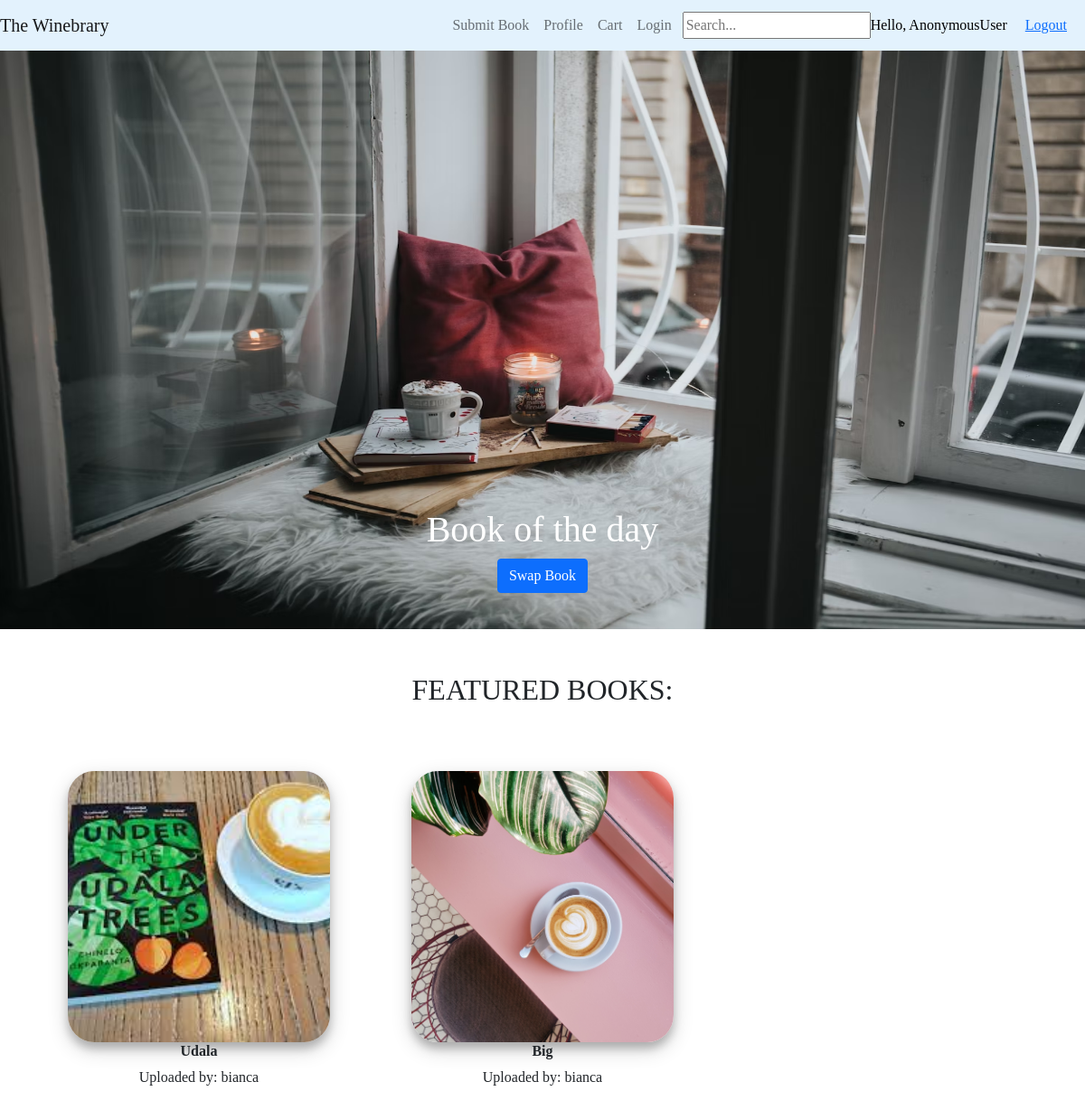
The page / on the database its author committed.
### library/models.py (models this page shows, shortened)
class Book(models.Model):
  user = models.ForeignKey(User,on_delete = models.CASCADE)
  image = models.ImageField(blank=False)
  title = models.CharField(max_length=200)
  author = models.CharField(max_length=100)
  synopsis = models.CharField(max_length=1000)
  pub_date = models.DateTimeField(auto_now_add=True)
  quantity = models.IntegerField(default=1)
  amount = models.IntegerField(default=0)
  location = models.CharField(max_length=100, default="")
  @property
  def imageURL(self):
    try:
      url = self.image.url
    except:
      url = ''
    return url

### library/views.py (the view)
# urls.py: path('',views.index, name ='index'),
def index(request):
    books = Book.objects.all
    context = {'books':books}
    return render(request,'home.html',context)

### library/templates/home.html (shortened to what this page needs)
{%extends 'index.html'%}
{% load static %}
{% load bootstrap3 %}
{% block content%}
{% block navbar %}
    {% include 'navbar.html' %}
{% endblock %}
<div class="container-fluid">
    <div id="carouselExampleSlidesOnly" class="carousel slide" data-ride="carousel">
        <div class="carousel-inner">
            <div class="carousel-item active">
                <img class="d-block caro-img w-100" src="/static/images/car2.avif" alt="First slide">
                <div class="carousel-caption d-none d-md-block">
                    <h1 class="text-center">Book of the day</h1>
                   <a target="_blank" class="btn btn-primary caro-btn"href="{% url 'profile' %}">Swap Book</a>
                  </div>
            </div>
        </div>
    </div>
</div>
<div class="container display-section">
    <div>
        <h2 class="text-center m-5">FEATURED BOOKS:</h2>
    </div>
    <div class="row">
        {% for book in books %}
        <div class="col-lg-4 col-md-6 col-sm-12 text-center display-area">
            <a href="" data-toggle="modal" data-target="#myModal{{ book.id }}"><img
                    src="{{book.imageURL}}" class="uploaded-pics" alt="Image"> </a>
                    <h6><strong>{{book.title}}</strong></h6>
                    <p>Uploaded by: {{book.user}} </p>
        </div>
        {% endfor %}
      </div>
</div>
{% endblock %}

### static/css/index.css (style rules this page uses)
* { font-family: 'Ubuntu'; }
.container-fluid { margin: 0px; padding:0px ; }
.caro-img { height: 80vh; font-size: 30px; }
.uploaded-pics { object-fit: cover; height: 300px; width: 290px; border-radius: 10%; box-shadow: 0 7px 10px 0 rgba(0, 0, 0, 0.2), 0 8px 22px 0 rgba(0, 0, 0, 0.19); }
.display-area { padding: 2%; }

### rows shown on the page
Book: imageURL (picture), title "Udala", user "bianca"
Book: imageURL (picture), title "Big", user "bianca"

### other values the page prints
{{ request.user }} "AnonymousUser"
